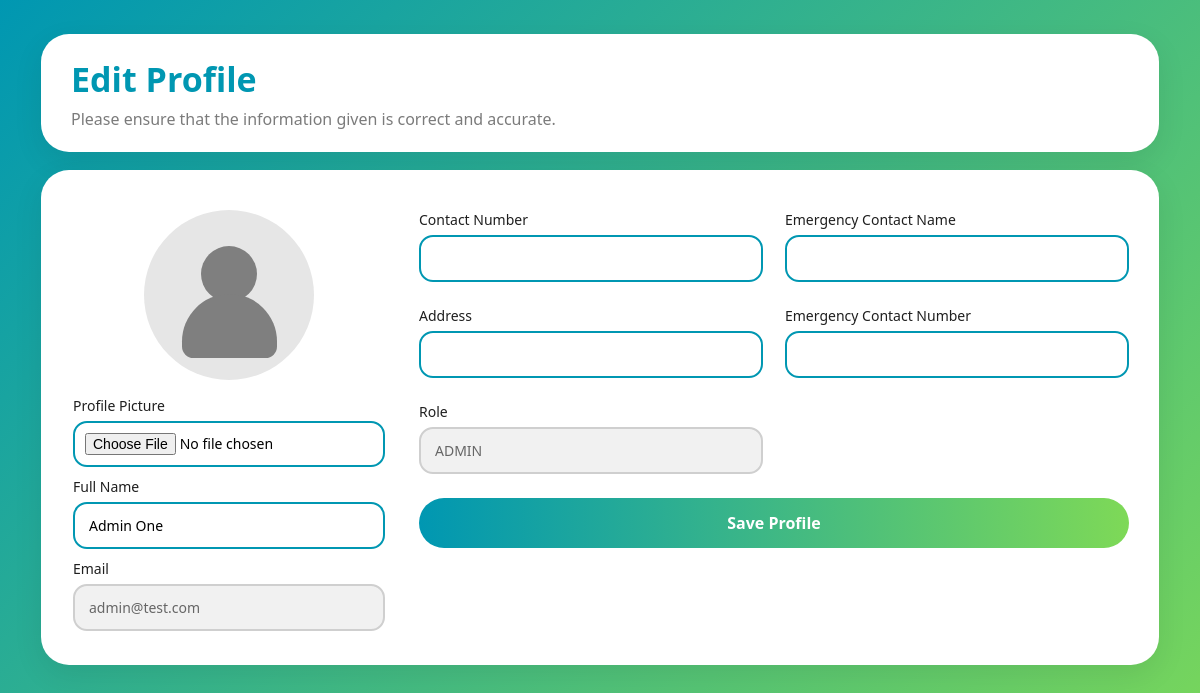
Page /edit_profile (signed in) on the committed database.
### main.py (models this page shows)
class User(db.Model, UserMixin):
    id = db.Column(db.String(36), primary_key=True, default=lambda: str(uuid.uuid4()))
    full_name = db.Column(db.String(80), nullable=False)
    email = db.Column(db.String(255), nullable=False, unique=True)
    password = db.Column(db.String(50), nullable=False)

class UserProfile(db.Model):
    user_id = db.Column(db.String(36), db.ForeignKey('user.id'), primary_key=True)
    contact_number = db.Column(db.String(15), nullable=True)
    address = db.Column(db.String(100), nullable=True)
    emergency_contact_name = db.Column(db.String(80), nullable=True)
    emergency_contact_number = db.Column(db.String(15), nullable=True)
    profile_picture = db.Column(db.String(255), nullable=True)
    department_name = db.Column(db.String(80), nullable=True)
    expertise_tags = db.Column(db.String(255), nullable=True)
    role = db.Column(db.String(20), nullable=False, default="UNASSIGNED")
    created_at = db.Column(db.DateTime, default=lambda: datetime.now(timezone.utc), nullable=False)
    account_status = db.Column(db.String(15), nullable=False)

### main.py (the view, shortened to what this page needs)
@app.route("/edit_profile", methods=["GET", "POST"])
@login_required
def edit_profile():
    prof = get_profile(current_user.id)
    if not prof:
        abort(404)
    return render_template(
        "edit_profile.html",
        user=current_user,
        prof=prof,
        departments=DEPARTMENTS
    )

### main.py (called while the page is built)
@login_manager.user_loader
def load_user(user_id):
    return User.query.get(user_id)

def get_profile(user_id: str):
    return UserProfile.query.filter_by(user_id=user_id).first()

@app.context_processor
def inject_profile():
    if current_user.is_authenticated:
        return {"prof": get_profile(current_user.id)}
    return {"prof": None}

@app.context_processor
def inject_unread_notifications():
    if current_user.is_authenticated:
        unread_count = (Notification.query
            .filter_by(user_id=current_user.id, is_read=False)
            .count())
        return {"unread_notifications": unread_count}
    return {"unread_notifications": 0}

### templates/edit_profile.html (shortened to what this page needs)
<!DOCTYPE html>
<html lang="en">
<head>
  <link rel="stylesheet" href="{{ url_for('static', filename='css/edit_profile.css') }}">
  <link rel="stylesheet" href="{{ url_for('static', filename='css/colors.css') }}">
</head>
<body>
  <form method="POST" action="{{ url_for('edit_profile') }}" enctype="multipart/form-data">
    <div class="page">
      <div class="card header-card">
        <h1>Edit Profile</h1>
        <p>Please ensure that the information given is correct and accurate.</p>
      </div>
      <div class="card form-card">
        <div class="layout">
          <div class="left-panel">
            <div class="avatar">
              <div class="avatar-circle">
                {% if prof.profile_picture %}
                  <img class="avatar-img"
                       src="{{ url_for('static', filename='uploads/' ~ prof.profile_picture) }}"
                       alt="Profile picture">
                {% else %}
                  <div class="avatar-head"></div>
                  <div class="avatar-body"></div>
                {% endif %}
              </div>
            </div>
            <label class="field-label">Profile Picture</label>
            <input class="input file-input" type="file" name="profile_picture" accept="image/*" />
            <label class="field-label">Full Name</label>
            <input class="input" type="text" name="full_name" value="{{ user.full_name }}" />
            <label class="field-label">Email</label>
            <input class="input input-disabled" type="email" value="{{ user.email }}" disabled />
          </div>
          <div class="right-panel">
            <div class="two-col">
              <div>
                <label class="field-label">Contact Number</label>
                <input class="input" type="text" name="contact_number" value="{{ prof.contact_number or '' }}" />
              </div>
              <div>
                <label class="field-label">Emergency Contact Name</label>
                <input class="input" type="text" name="emergency_contact_name" value="{{ prof.emergency_contact_name or '' }}" />
              </div>
            </div>
            <div class="two-col">
              <div>
                <label class="field-label">Address</label>
                <input class="input" type="text" name="address" value="{{ prof.address or '' }}" />
              </div>
              <div>
                <label class="field-label">Emergency Contact Number</label>
                <input class="input" type="text" name="emergency_contact_number" value="{{ prof.emergency_contact_number or '' }}" />
              </div>
            </div>
            <div class="two-col">
              <div>
                <label class="field-label">Role</label>
                <input class="input input-disabled" type="text" value="{{ prof.role }}" disabled />
              </div>
              <div>
              </div>
            </div>
            <button class="btn" type="submit">Save Profile</button>
          </div>
        </div>
      </div>
    </div>
  </form>
</body>
</html>

### static/css/edit_profile.css (style rules this page uses)
* { box-sizing: border-box; font-family: "Segoe UI", Arial, sans-serif; }
body { margin: 0; background: linear-gradient(135deg, var(--accent-2), var(--accent-1)); min-height: 100vh; }
.page { max-width: 1150px; margin: 34px auto; padding: 0 16px 34px; }
.card { background: #fff; border-radius: 28px; box-shadow: 0 10px 30px rgba(0,0,0,0.08); }
.header-card { padding: 22px 30px; margin-bottom: 18px; }
.header-card h1 { margin: 0 0 6px; font-size: 34px; color: var(--accent-2); font-weight: 800; }
.header-card p { margin: 0; color: #7b7b7b; }
.form-card { padding: 24px 28px 28px; }
.layout { display: grid; grid-template-columns: 320px 1fr; gap: 28px; align-items: start; }
.left-panel { padding: 6px 4px; }
.avatar { display: flex; justify-content: center; margin: 10px 0 16px; }
.avatar-circle { width: 170px; height: 170px; background: #e6e6e6; border-radius: 50%; position: relative; overflow: hidden; }
.avatar-head { width: 56px; height: 56px; background: #7f7f7f; border-radius: 50%; position: absolute; top: 36px; left: 57px; }
.avatar-body { width: 95px; height: 64px; background: #7f7f7f; border-radius: 50px 50px 12px 12px; position: absolute; bottom: 22px; left: 38px; }
.right-panel { padding: 6px 2px; display: flex; flex-direction: column; gap: 14px; }
.two-col { display: grid; grid-template-columns: 1fr 1fr; gap: 18px 22px; }
.field-label { display: block; font-size: 14px; margin: 10px 0 6px; color: #1f1f1f; }
.input { width: 100%; padding: 12px 14px; border: 2px solid var(--accent-2); border-radius: 14px; outline: none; font-size: 14px; background: #fff; }
.input-disabled { background: #f1f1f1; border-color: #cfcfcf; color: #666; }
.file-input { padding: 10px; }
.btn { margin-top: 10px; width: 100%; padding: 14px 18px; border: none; border-radius: 26px; color: #fff; font-size: 16px; font-weight: 700; cursor: pointer; background: linear-gradient(90deg, var(--accent-2), var(--accent-1)); }

### static/css/colors.css (style rules this page uses)
:root { --accent-1: #7ed957; --accent-2: #0097b2; --font-1: #28a5a8; }

### rows in the picture
User: full_name "Admin One", email "admin@test.com"
UserProfile: role "ADMIN"
